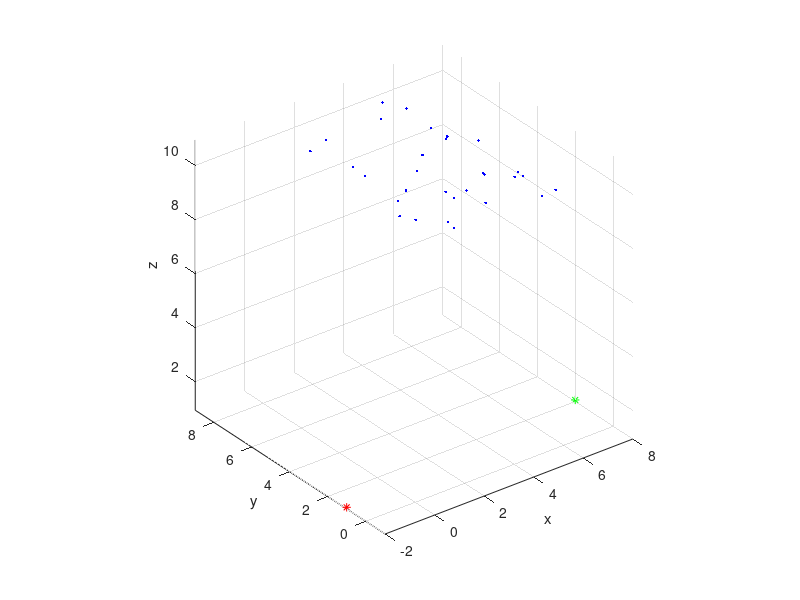

Write the MATLAB code that produced this figure. (Note: this script raises an error after producing the figure.)
%% data generation
% data1 2 cams:
% Rw1 = eye(3);
% tw1 = zeros(3,1);
% 
% Rw2 = eye(3);
% tw2 = [1;0;0];

N = 30;

Rw1 = [  0.9810603, -0.1804681, -0.0703706;
   0.1729874,  0.9797412, -0.1009085;
   0.0871557,  0.0868241,  0.9924039 ];
tw1 = [-2;1;1];

Rw2 = [  0.9305476,  0.3372476,  0.1426366;
  -0.3386916,  0.9407814, -0.0147762;
  -0.1391731, -0.0345599,  0.9896649 ];
tw2 = [8;2;1];

R12 = Rw1.' * Rw2;
t12 = Rw1.' * (tw2 - tw1);

R1w = Rw1.';
t1w = - R1w * tw1;
R2w = Rw2.';
t2w = - R2w * tw2;

ldmks = rand(3,N);
ldmks = ldmks + [0;0;10];
ldmks = diag([6,8,1]) * ldmks;

figure;
plot3(ldmks(1,:),ldmks(2,:),ldmks(3,:),'b.');
hold on;plot3(tw1(1),tw1(2),tw1(3),'r*');
hold on;plot3(tw2(1),tw2(2),tw2(3),'g*');
axis equal;
grid on;
xlabel('x');ylabel('y');zlabel('z');

pc1 = R1w * ldmks + t1w;
obs1 = pc1(1:2,:)./pc1(3,:);

pc2 = R2w * ldmks + t2w;
obs2 = pc2(1:2,:)./pc2(3,:);

%% essential matrix solving
A = zeros(8,9);
for i = 1:8
    u1 = obs1(1,i);
    v1 = obs1(2,i);
    u2 = obs2(1,i);
    v2 = obs2(2,i);
    
    A(i,:) = [u1*u2, u1*v2, u1, v1*u2, v1*v2, v1, u2, v2, 1];
end

[uA,sA,vA] = svd(A);

em = vA(:,9);

E12 = [em(1), em(2), em(3); 
     em(4), em(5), em(6); 
     em(7), em(8), em(9)];
 
[uE,sE,vE] = svd(E12);

if(det(uE)<0)
    uE = -uE;
end
if(det(vE)<0)
    vE = -vE;
end

W = [0,-1,0; 1,0,0; 0,0,1];
R2 = uE * W * vE.';
t2 = uE(:,3);

M = skew_sym(R2.'*t2);
X1 = M * [obs1(:,1);1];
X2 = M * R2.' * [obs2(:,1);1];

if(X1(3) * X2(3) < 0)
   R2 = uE * W' * vE.'; 
   M = skew_sym(R2.'*t2);
   X1 = M * [obs1(:,1);1];
end

if(X1(3) < 0)
    t2 = -t2;
end




 
% Rz_halfpi_pos = Exp([0 0 pi/2]);
% Rz_halfpi_neg = Exp([0 0 -pi/2]);
% 
% t_candi1_ss = uE * Rz_halfpi_pos * sE * uE.';
% t_candi2_ss = uE * Rz_halfpi_neg * sE * uE.';
% 
% t_candi1 = reverse_skew_sym(t_candi1_ss);
% t_candi2 = reverse_skew_sym(t_candi2_ss);
% 
% R_candi1 = uE * Rz_halfpi_pos.' * vE.';
% R_candi2 = uE * Rz_halfpi_neg.' * vE.';




